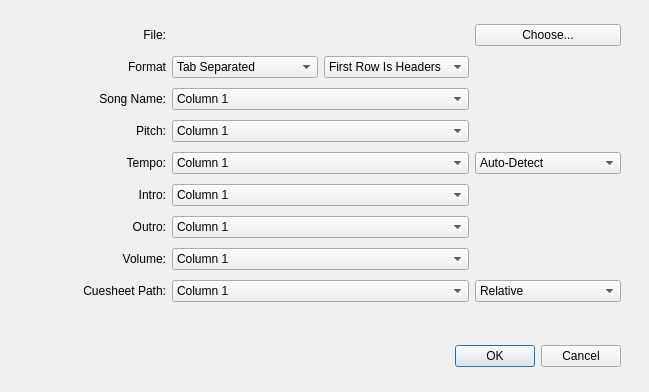
<?xml version="1.0" encoding="UTF-8"?>
<ui version="4.0">
 <class>ImportDialog</class>
 <widget class="QDialog" name="ImportDialog">
  <property name="geometry">
   <rect>
    <x>0</x>
    <y>0</y>
    <width>649</width>
    <height>392</height>
   </rect>
  </property>
  <property name="windowTitle">
   <string>Import Song Settings</string>
  </property>
  <widget class="QDialogButtonBox" name="buttonBox">
   <property name="geometry">
    <rect>
     <x>280</x>
     <y>340</y>
     <width>341</width>
     <height>32</height>
    </rect>
   </property>
   <property name="orientation">
    <enum>Qt::Horizontal</enum>
   </property>
   <property name="standardButtons">
    <set>QDialogButtonBox::Cancel|QDialogButtonBox::Ok</set>
   </property>
  </widget>
  <widget class="QWidget" name="layoutWidget">
   <property name="geometry">
    <rect>
     <x>20</x>
     <y>20</y>
     <width>601</width>
     <height>293</height>
    </rect>
   </property>
   <layout class="QGridLayout" name="gridLayout_2">
    <item row="0" column="0">
     <widget class="QLabel" name="label">
      <property name="text">
       <string>File:</string>
      </property>
      <property name="alignment">
       <set>Qt::AlignRight|Qt::AlignTrailing|Qt::AlignVCenter</set>
      </property>
     </widget>
    </item>
    <item row="0" column="1" colspan="2">
     <widget class="QLabel" name="labelFileName">
      <property name="text">
       <string/>
      </property>
     </widget>
    </item>
    <item row="0" column="3">
     <widget class="QPushButton" name="pushButtonChooseFile">
      <property name="text">
       <string>Choose...</string>
      </property>
     </widget>
    </item>
    <item row="1" column="0">
     <widget class="QLabel" name="label_2">
      <property name="text">
       <string>Format</string>
      </property>
      <property name="alignment">
       <set>Qt::AlignRight|Qt::AlignTrailing|Qt::AlignVCenter</set>
      </property>
     </widget>
    </item>
    <item row="1" column="1">
     <widget class="QComboBox" name="comboBoxTabOrCSV">
      <item>
       <property name="text">
        <string>Tab Separated</string>
       </property>
      </item>
      <item>
       <property name="text">
        <string>Comma Separated</string>
       </property>
      </item>
     </widget>
    </item>
    <item row="1" column="2">
     <widget class="QComboBox" name="comboBoxFirstRow">
      <item>
       <property name="text">
        <string>First Row Is Headers</string>
       </property>
      </item>
      <item>
       <property name="text">
        <string>All Rows Are Data</string>
       </property>
      </item>
     </widget>
    </item>
    <item row="2" column="0">
     <widget class="QLabel" name="label_3">
      <property name="text">
       <string>Song Name:</string>
      </property>
      <property name="alignment">
       <set>Qt::AlignRight|Qt::AlignTrailing|Qt::AlignVCenter</set>
      </property>
     </widget>
    </item>
    <item row="2" column="1" colspan="2">
     <widget class="QComboBox" name="comboBoxColumnSongName">
      <item>
       <property name="text">
        <string>Column 1</string>
       </property>
      </item>
      <item>
       <property name="text">
        <string>Column 2</string>
       </property>
      </item>
      <item>
       <property name="text">
        <string>Column 3</string>
       </property>
      </item>
      <item>
       <property name="text">
        <string>Column 4</string>
       </property>
      </item>
      <item>
       <property name="text">
        <string>Column 5</string>
       </property>
      </item>
      <item>
       <property name="text">
        <string>Column 6</string>
       </property>
      </item>
      <item>
       <property name="text">
        <string>Column 7</string>
       </property>
      </item>
     </widget>
    </item>
    <item row="3" column="0">
     <widget class="QLabel" name="label_4">
      <property name="text">
       <string>Pitch:</string>
      </property>
      <property name="alignment">
       <set>Qt::AlignRight|Qt::AlignTrailing|Qt::AlignVCenter</set>
      </property>
     </widget>
    </item>
    <item row="3" column="1" colspan="2">
     <widget class="QComboBox" name="comboBoxColumnPitch">
      <item>
       <property name="text">
        <string>Column 1</string>
       </property>
      </item>
      <item>
       <property name="text">
        <string>Column 2</string>
       </property>
      </item>
      <item>
       <property name="text">
        <string>Column 3</string>
       </property>
      </item>
      <item>
       <property name="text">
        <string>Column 4</string>
       </property>
      </item>
      <item>
       <property name="text">
        <string>Column 5</string>
       </property>
      </item>
      <item>
       <property name="text">
        <string>Column 6</string>
       </property>
      </item>
      <item>
       <property name="text">
        <string>Column 7</string>
       </property>
      </item>
     </widget>
    </item>
    <item row="4" column="0">
     <widget class="QLabel" name="label_5">
      <property name="text">
       <string>Tempo:</string>
      </property>
      <property name="alignment">
       <set>Qt::AlignRight|Qt::AlignTrailing|Qt::AlignVCenter</set>
      </property>
     </widget>
    </item>
    <item row="4" column="1" colspan="2">
     <widget class="QComboBox" name="comboBoxColumnTempo">
      <item>
       <property name="text">
        <string>Column 1</string>
       </property>
      </item>
      <item>
       <property name="text">
        <string>Column 2</string>
       </property>
      </item>
      <item>
       <property name="text">
        <string>Column 3</string>
       </property>
      </item>
      <item>
       <property name="text">
        <string>Column 4</string>
       </property>
      </item>
      <item>
       <property name="text">
        <string>Column 5</string>
       </property>
      </item>
      <item>
       <property name="text">
        <string>Column 6</string>
       </property>
      </item>
      <item>
       <property name="text">
        <string>Column 7</string>
       </property>
      </item>
      <item>
       <property name="text">
        <string>None</string>
       </property>
      </item>
     </widget>
    </item>
    <item row="4" column="3">
     <widget class="QComboBox" name="comboBoxFormatTempo">
      <item>
       <property name="text">
        <string>Auto-Detect</string>
       </property>
      </item>
      <item>
       <property name="text">
        <string>Percent</string>
       </property>
      </item>
      <item>
       <property name="text">
        <string>BPM</string>
       </property>
      </item>
     </widget>
    </item>
    <item row="5" column="0">
     <widget class="QLabel" name="label_6">
      <property name="text">
       <string>Intro:</string>
      </property>
      <property name="alignment">
       <set>Qt::AlignRight|Qt::AlignTrailing|Qt::AlignVCenter</set>
      </property>
     </widget>
    </item>
    <item row="5" column="1" colspan="2">
     <widget class="QComboBox" name="comboBoxColumnIntro">
      <item>
       <property name="text">
        <string>Column 1</string>
       </property>
      </item>
      <item>
       <property name="text">
        <string>Column 2</string>
       </property>
      </item>
      <item>
       <property name="text">
        <string>Column 3</string>
       </property>
      </item>
      <item>
       <property name="text">
        <string>Column 4</string>
       </property>
      </item>
      <item>
       <property name="text">
        <string>Column 5</string>
       </property>
      </item>
      <item>
       <property name="text">
        <string>Column 6</string>
       </property>
      </item>
      <item>
       <property name="text">
        <string>Column 7</string>
       </property>
      </item>
      <item>
       <property name="text">
        <string>None</string>
       </property>
      </item>
     </widget>
    </item>
    <item row="6" column="0">
     <widget class="QLabel" name="label_7">
      <property name="text">
       <string>Outro:</string>
      </property>
      <property name="alignment">
       <set>Qt::AlignRight|Qt::AlignTrailing|Qt::AlignVCenter</set>
      </property>
     </widget>
    </item>
    <item row="6" column="1" colspan="2">
     <widget class="QComboBox" name="comboBoxColumnOutro">
      <item>
       <property name="text">
        <string>Column 1</string>
       </property>
      </item>
      <item>
       <property name="text">
        <string>Column 2</string>
       </property>
      </item>
      <item>
       <property name="text">
        <string>Column 3</string>
       </property>
      </item>
      <item>
       <property name="text">
        <string>Column 4</string>
       </property>
      </item>
      <item>
       <property name="text">
        <string>Column 5</string>
       </property>
      </item>
      <item>
       <property name="text">
        <string>Column 6</string>
       </property>
      </item>
      <item>
       <property name="text">
        <string>Column 7</string>
       </property>
      </item>
      <item>
       <property name="text">
        <string>None</string>
       </property>
      </item>
     </widget>
    </item>
    <item row="7" column="0">
     <widget class="QLabel" name="label_8">
      <property name="text">
       <string>Volume:</string>
      </property>
      <property name="alignment">
       <set>Qt::AlignRight|Qt::AlignTrailing|Qt::AlignVCenter</set>
      </property>
     </widget>
    </item>
    <item row="7" column="1" colspan="2">
     <widget class="QComboBox" name="comboBoxColumnVolume">
      <item>
       <property name="text">
        <string>Column 1</string>
       </property>
      </item>
      <item>
       <property name="text">
        <string>Column 2</string>
       </property>
      </item>
      <item>
       <property name="text">
        <string>Column 3</string>
       </property>
      </item>
      <item>
       <property name="text">
        <string>Column 4</string>
       </property>
      </item>
      <item>
       <property name="text">
        <string>Column 5</string>
       </property>
      </item>
      <item>
       <property name="text">
        <string>Column 6</string>
       </property>
      </item>
      <item>
       <property name="text">
        <string>Column 7</string>
       </property>
      </item>
      <item>
       <property name="text">
        <string>None</string>
       </property>
      </item>
     </widget>
    </item>
    <item row="8" column="0">
     <widget class="QLabel" name="label_9">
      <property name="text">
       <string>Cuesheet Path:</string>
      </property>
      <property name="alignment">
       <set>Qt::AlignRight|Qt::AlignTrailing|Qt::AlignVCenter</set>
      </property>
     </widget>
    </item>
    <item row="8" column="1" colspan="2">
     <widget class="QComboBox" name="comboBoxColumnCuesheet">
      <item>
       <property name="text">
        <string>Column 1</string>
       </property>
      </item>
      <item>
       <property name="text">
        <string>Column 2</string>
       </property>
      </item>
      <item>
       <property name="text">
        <string>Column 3</string>
       </property>
      </item>
      <item>
       <property name="text">
        <string>Column 4</string>
       </property>
      </item>
      <item>
       <property name="text">
        <string>Column 5</string>
       </property>
      </item>
      <item>
       <property name="text">
        <string>Column 6</string>
       </property>
      </item>
      <item>
       <property name="text">
        <string>Column 7</string>
       </property>
      </item>
      <item>
       <property name="text">
        <string>None</string>
       </property>
      </item>
     </widget>
    </item>
    <item row="8" column="3">
     <widget class="QComboBox" name="comboBoxFormatCuesheet">
      <item>
       <property name="text">
        <string>Relative</string>
       </property>
      </item>
      <item>
       <property name="text">
        <string>Absolute</string>
       </property>
      </item>
     </widget>
    </item>
   </layout>
  </widget>
 </widget>
 <resources/>
 <connections>
  <connection>
   <sender>buttonBox</sender>
   <signal>accepted()</signal>
   <receiver>ImportDialog</receiver>
   <slot>accept()</slot>
   <hints>
    <hint type="sourcelabel">
     <x>248</x>
     <y>254</y>
    </hint>
    <hint type="destinationlabel">
     <x>157</x>
     <y>274</y>
    </hint>
   </hints>
  </connection>
  <connection>
   <sender>buttonBox</sender>
   <signal>rejected()</signal>
   <receiver>ImportDialog</receiver>
   <slot>reject()</slot>
   <hints>
    <hint type="sourcelabel">
     <x>316</x>
     <y>260</y>
    </hint>
    <hint type="destinationlabel">
     <x>286</x>
     <y>274</y>
    </hint>
   </hints>
  </connection>
 </connections>
</ui>
